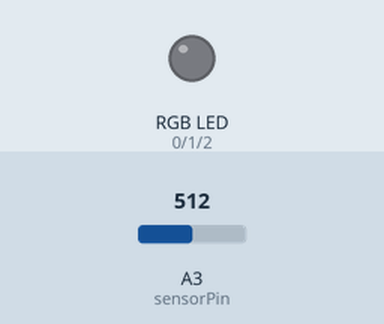
Recording of a sketch running on a simulated Arduino Uno, built with avr-gcc and run on an emulated ATmega328P. Parts: an RGB LED mixed from three pins (HIGH = lit). Inputs (shaded band) come from the test bench; at power-on: A3 (sensorPin) = 512.

Above: at 1.2 s.
1.3 s: A3 (sensorPin) set to 317
2.8 s: A3 (sensorPin) set to 287
At 4.0 s:
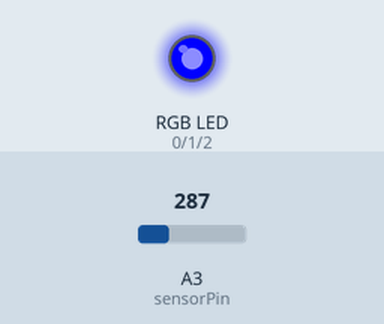
4.3 s: A3 (sensorPin) set to 260
5.8 s: A3 (sensorPin) set to 239
At 6.4 s:
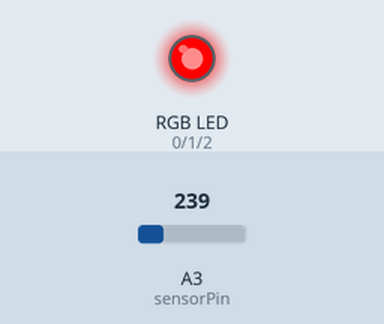
7.3 s: A3 (sensorPin) set to 125
8.8 s: A3 (sensorPin) set to 109
At 10.0 s:
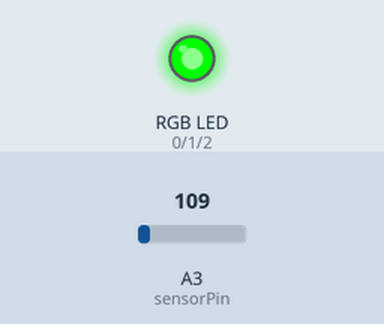
Timing chart, 0 to 11.3 s (numbered marks = the images above; inputs shaded):
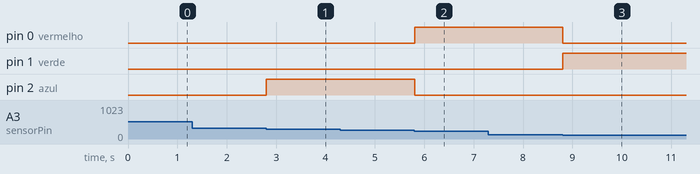

The sketch:

RGBGSRATtiny.ino
```cpp
#define sensorPin A3 //2
#define potenciometro A2 //3
#define azul 2 //2
#define verde 1 //1
#define vermelho 0 //0
short int sensorValue = 0; // variável inteiro igual a zero
short int ganho = 0;
short int alpha = 0;

short int cor = 0;
short int antecor = 9;

void setup()
{
   //Serial.begin(9600);
   //pinMode(sensorPin, INPUT);
   //pinMode(potenciometro, INPUT);
   pinMode(azul, OUTPUT);
   pinMode(verde, OUTPUT);
   pinMode(vermelho, OUTPUT);

   //analogReference(DEFAULT);
}

//Funções responsáveis por executar o brilho selecionado
void vermelhoFuncao(){
  digitalWrite(azul, LOW);
  digitalWrite(verde, LOW);
  digitalWrite(vermelho, HIGH);
}
void azulFuncao(){
  digitalWrite(azul, HIGH);
  digitalWrite(verde, LOW);
  digitalWrite(vermelho, LOW);
}
void verdeFuncao(){
  digitalWrite(azul, LOW);
  digitalWrite(verde, HIGH);
  digitalWrite(vermelho, LOW);
}
void amareloFuncao(){
  analogWrite(azul, 0);
  analogWrite(verde, 50);
  analogWrite(vermelho, 255);
}
void brancoFuncao(){
  digitalWrite(azul, HIGH);
  digitalWrite(verde, HIGH);
  digitalWrite(vermelho, HIGH);
}
void oceanFuncao(){
  analogWrite(azul, 255);
  analogWrite(verde, 125);
  analogWrite(vermelho, 0);
}
void violetaFuncao(){
  analogWrite(azul, 255);
  analogWrite(verde, 0);
  analogWrite(vermelho, 125);
}
void raspberryFuncao(){
  analogWrite(azul, 125);
  analogWrite(verde, 0);
  analogWrite(vermelho, 255);
}


void loop()
{

  sensorValue = analogRead(sensorPin);
  //ganho = -analogRead(potenciometro)/4;


//  Serial.println(sensorValue);

  /*
  if(Serial.available()){
    cor = Serial.readString();
    Serial.println(cor);
  }
  */

  /*
  if (sensorValue < 200 + alpha + ganho){
    cor = 1;
    //brancoFuncao();
  }
   else if (sensorValue >= 200 + alpha + ganho && sensorValue < 240 + alpha + ganho){
    cor = 2;
    //azulFuncao();
  }
  else if (sensorValue >= 240 +alpha + ganho && sensorValue < 280 + alpha+  ganho){
    cor = 3;
    //verdeFuncao();
  }
  else if (sensorValue >= 280 + alpha + ganho && sensorValue < 320 +alpha + ganho){
    cor = 4;
    //amareloFuncao();
  }
  else if (sensorValue <= 320 +alpha  + ganho && sensorValue < 380 + alpha + ganho){
    cor = 5;
    //vermelhoFuncao();
  }
  else if (sensorValue >= 380 + alpha + ganho){
    cor = 6;
    //roxoFuncao();
  }
*/


  if (sensorValue < 40 + alpha + ganho){
    cor = 1;
    //brancoFuncao();
  }
   else if (sensorValue >= 40 + alpha + ganho && sensorValue < 80 + alpha + ganho){
    cor = 2;
    //azulFuncao();
  }
  else if (sensorValue >= 80 +alpha + ganho && sensorValue < 120 + alpha+  ganho){
    cor = 3;
    //verdeFuncao();
  }
  else if (sensorValue >= 120 + alpha + ganho && sensorValue < 160 +alpha + ganho){
    cor = 4;
    //amareloFuncao();
  }
  else if (sensorValue >= 160 +alpha  + ganho && sensorValue < 210 + alpha + ganho){
    cor = 5;
    //vermelhoFuncao();
  }
  else if (sensorValue >= 210 +alpha  + ganho && sensorValue < 250 + alpha + ganho){
    cor = 6;
    //vermelhoFuncao();
  }
  else if (sensorValue >= 250 +alpha  + ganho && sensorValue < 300 + alpha + ganho){
    cor = 7;
    //vermelhoFuncao();
  }
  else if (sensorValue >= 300 + alpha + ganho){
    cor = 8;
    //roxoFuncao();
  }


  if(cor == 1 && cor != antecor){
    brancoFuncao();
  }
  if(cor == 2 && cor != antecor){
    azulFuncao();
  }
  if(cor == 3 && cor != antecor){
    verdeFuncao();
  }
  if(cor == 4 && cor != antecor){
    amareloFuncao();
  }
  if(cor == 5 && cor != antecor){
    vermelhoFuncao();
  }
  if(cor == 6 && cor != antecor){
    raspberryFuncao();
  }
  if(cor == 7 && cor != antecor){
    violetaFuncao();
  }


  antecor = cor;

  delay(200);
}
```

Measured:
- the behaviour switches between 300 and 299 on A3 (sensorPin) (found by bisection; images 0 and 1)
- the behaviour switches between 250 and 249 on A3 (sensorPin) (found by bisection; images 1 and 2)
- the behaviour switches between 120 and 119 on A3 (sensorPin) (found by bisection; images 2 and 3)
- after the input at 1.3 s, every drawn part: stays the same
- after the input at 2.8 s, pin 2 (azul): LOW → HIGH at once
- after the input at 4.3 s, every drawn part: stays the same
- after the input at 5.8 s, pin 0 (vermelho): LOW → HIGH at once; pin 2 (azul): HIGH → LOW at once
- after the input at 7.3 s, every drawn part: stays the same
- after the input at 8.8 s, pin 0 (vermelho): HIGH → LOW at once; pin 1 (verde): LOW → HIGH at once
